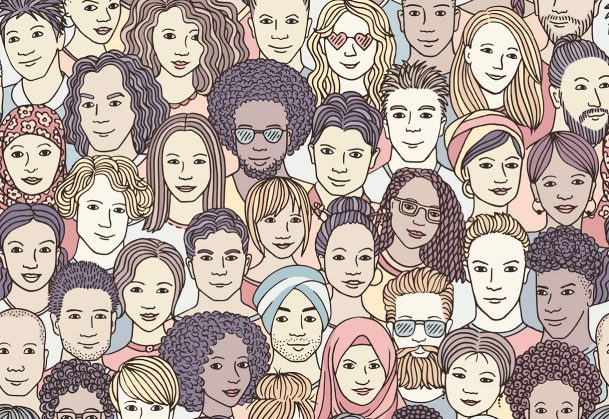
#> input picture cartoon_faces.jpg, 609 x 419 px
$ python draw_square_on_face.py
#> lines starting #> are read from the running program, lines starting #| are printed output that depends on the picture; after the words box and inside, x2 and y2 are one past the last pixel; in counts of white or black regions, pixels touching at a corner belong together
import numpy
import cv2
import matplotlib.pyplot as plt

# https://www.datacamp.com/community/tutorials/face-detection-python-opencv?utm_source=adwords_ppc&utm_campaignid=1565261270&utm_adgroupid=67750485268&utm_device=c&utm_keyword=&utm_matchtype=b&utm_network=g&utm_adpostion=&utm_creative=295208661514&utm_targetid=aud-299261629614:dsa-429603003980&utm_loc_interest_ms=&utm_loc_physical_ms=9004005&gclid=Cj0KCQjw5eX7BRDQARIsAMhYLP8w1lcWosrOLMV4vXbzuRqMGv3bprD0cF2ffWhFpzEFe66SQtZ6Ik4aAqDlEALw_wcB

test_image = cv2.imread('cartoon_faces.jpg')
#> test_image is the input picture: shape (419, 609, 3); mean B, G, R 157.7, 165.9, 180.8

#convert to grayscale
test_image_gray = cv2.cvtColor(test_image, cv2.COLOR_BGR2GRAY)
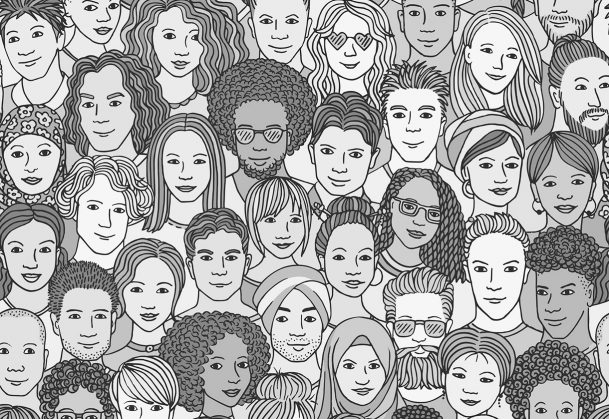
#> test_image_gray: shape (419, 609); min 7, max 255, mean 169.4

# [12 lines of commented-out code are left out]

haar_cascade_face = cv2.CascadeClassifier('haarcascade_frontalface_default.xml')

faces_rects = haar_cascade_face.detectMultiScale(test_image_gray, scaleFactor = 1.2, minNeighbors = 5)
#> faces_rects = 24 rows, first 6: [252, 1, 59, 59], [319, 16, 64, 64], [464, 26, 67, 67], [67, 75, 75, 75], [226, 110, 69, 69], [308, 128, 66, 66]


# Let us print the no. of faces found
print('Faces found: ', len(faces_rects))
#| Faces found:  24

# put a rectangle around the face
for (x,y,w,h) in faces_rects:
     cv2.rectangle(test_image, (x, y), (x+w, y+h), (0, 255, 0), 2)
#> this loop made 24 passes
#> (x, y, w, h) on passes 1 to 12: (252, 1, 59, 59), (319, 16, 64, 64), (464, 26, 67, 67), (67, 75, 75, 75), (226, 110, 69, 69), (308, 128, 66, 66), (466, 141, 65, 65), (71, 183, 66, 66), (184, 229, 69, 69), (521, 265, 69, 69), (329, 341, 65, 65), (142, 9, 73, 73)
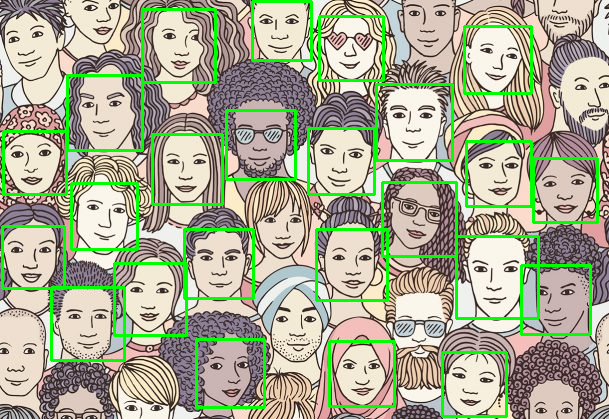
#> test_image: shape (419, 609, 3); 7.56% of pixels changed, all inside (x1, y1, x2, y2) = (1, 0, 599, 418)

#convert back to original colors
def convertToRGB(test_image):
    return cv2.cvtColor(test_image, cv2.COLOR_BGR2RGB)

#convert image to RGB and show image
plt.imshow(convertToRGB(test_image))
plt.show()
